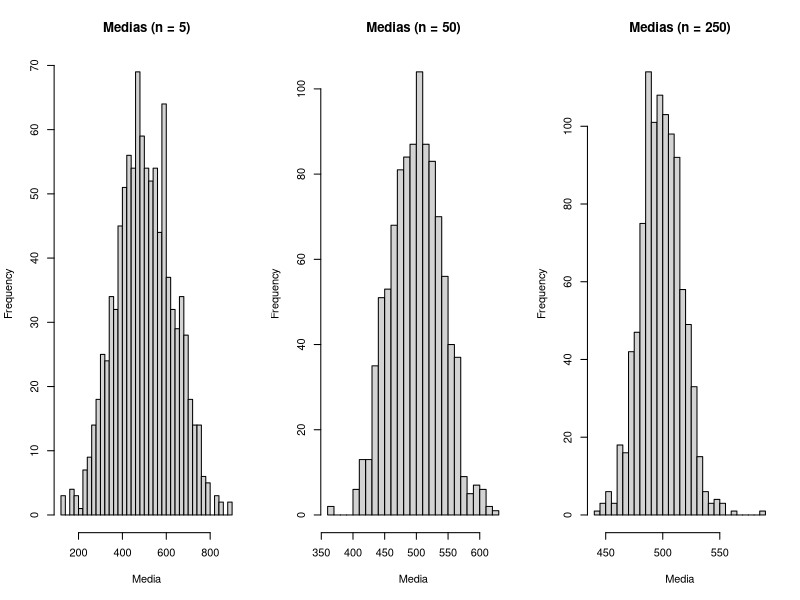

The R script that drew this image:
## ---- chunk 1
knitr::opts_chunk$set(echo = TRUE)
library("dplyr")
library("knitr")
library("ggplot2")

setwd("~/Developer/GitHub/UOC/Estadistica/PEC4/")
## ---- chunk 2
datos <- read.csv("Metricas_red.csv", header = TRUE, encoding = "UTF-8",
                  stringsAsFactors = TRUE)
datos <- datos[, -1]
## ---- chunk 3
datos_activos <- datos %>%
                  filter(uso_cpu > 10)
## ---- chunk 4
top_6 <- head(datos_activos)

kable(top_6, caption = "Primeras 6 observaciones de datos_activos")
## ---- chunk 5
porcentaje <- (nrow(datos_activos) / nrow(datos)) * 100

porcentaje
## ---- chunk 6
t.test(datos_activos$latencia_ms, conf.level = 0.95)
## ---- chunk 7
s <- sd(datos_activos$latencia_ms)
E <- 0.2

n0 <- ceiling((qnorm(0.975) * s / E)^2)
n1 <- ceiling((qt(0.975, df = n0 - 1) * s / E)^2)

n0
n1
## ---- chunk 8
datos_critico <- subset(datos_activos, uso_cpu > 70)
## ---- chunk 9
tabla <- table(datos_critico$servidor, datos_critico$error_log)

kable(tabla, caption = "Tabla de contingencia bajo estrés crítico")
## ---- chunk 10
tabla_totales <- addmargins(tabla)

kable(tabla_totales, caption = "Tabla con totales por filas y columnas")
## ---- chunk 11
x <- tabla["Srv_A", "Fallo"]
n <- sum(tabla["Srv_A", ])

prop.test(x, n, conf.level = 0.90, correct = FALSE)
## ---- chunk 12
x_B <- tabla["Srv_B", "Fallo"]
n_B <- sum(tabla["Srv_B", ])

prop.test(x_B, n_B, conf.level = 0.90, correct = FALSE)
## ---- chunk 13
set.seed(2026)

poblacion <- runif(10000, min = 0, max = 1000)

resumen <- summary(poblacion)
resumen_df <- data.frame(
  Estadistico = names(resumen),
  Valor = round(as.numeric(resumen), 3)
)
## ---- chunk 14
kable(resumen_df, caption = "Resumen estadístico de la población simulada")
## ---- chunk 15
medias_5 <- replicate(1000, mean(sample(poblacion, 5)))
medias_50 <- replicate(1000, mean(sample(poblacion, 50)))
medias_250 <- replicate(1000, mean(sample(poblacion, 250)))
## ---- chunk 16
medias_5_m <- mean(medias_5)
medias_5_sd <- sd(medias_5)
medias_50_m <- mean(medias_50)
medias_50_sd <- sd(medias_50)
medias_250_m <- mean(medias_250)
medias_250_sd <- sd(medias_250)
## ---- chunk 17
resultados <- data.frame(
  Tamaño = c(5, 50, 250),
  Media = c(medias_5_m, medias_50_m, medias_250_m),
  Desviacion = c(medias_5_sd, medias_50_sd, medias_250_sd)
)

kable(round(resultados, 3),
      col.names = c("Tamaño", "Media", "Desviación típica"),
      caption = "Resumen de las medias muestrales")
## ---- chunk 18
par(mfrow = c(1,3))  # 3 gráficos en una fila

hist(medias_5, main = "Medias (n = 5)", xlab = "Media", breaks = 30)
hist(medias_50, main = "Medias (n = 50)", xlab = "Media", breaks = 30)
hist(medias_250, main = "Medias (n = 250)", xlab = "Media", breaks = 30)
